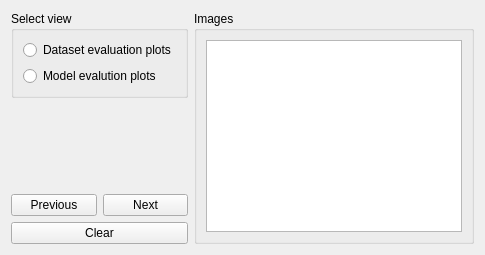
      <widget class="QWidget" name="viewerTab">
       <attribute name="title">
        <string>Viewer</string>
       </attribute>
       <layout class="QHBoxLayout" name="horizontalLayout_7">
        <item>
         <layout class="QVBoxLayout" name="verticalLayout_4">
          <item>
           <widget class="QGroupBox" name="groupBox">
            <property name="title">
             <string>Select view</string>
            </property>
            <layout class="QVBoxLayout" name="verticalLayout_2">
             <item>
              <widget class="QRadioButton" name="viewDataPlots">
               <property name="text">
                <string>Dataset evaluation plots</string>
               </property>
               <property name="checked">
                <bool>false</bool>
               </property>
              </widget>
             </item>
             <item>
              <widget class="QRadioButton" name="viewEvalPlots">
               <property name="text">
                <string>Model evalution plots</string>
               </property>
               <property name="checked">
                <bool>false</bool>
               </property>
              </widget>
             </item>
            </layout>
           </widget>
          </item>
          <item>
           <spacer name="verticalSpacer_10">
            <property name="orientation">
             <enum>Qt::Orientation::Vertical</enum>
            </property>
            <property name="sizeHint" stdset="0">
             <size>
              <width>20</width>
              <height>40</height>
             </size>
            </property>
           </spacer>
          </item>
          <item>
           <layout class="QVBoxLayout" name="buttonsLayout">
            <item>
             <layout class="QHBoxLayout" name="horizontalLayout_6">
              <item>
               <widget class="QPushButton" name="previousImg">
                <property name="text">
                 <string>Previous</string>
                </property>
               </widget>
              </item>
              <item>
               <widget class="QPushButton" name="nextImg">
                <property name="text">
                 <string>Next</string>
                </property>
               </widget>
              </item>
             </layout>
            </item>
            <item>
             <widget class="QPushButton" name="clearImg">
              <property name="text">
               <string>Clear</string>
              </property>
             </widget>
            </item>
           </layout>
          </item>
         </layout>
        </item>
        <item>
         <widget class="QGroupBox" name="canvasGroup">
          <property name="title">
           <string>Images</string>
          </property>
          <layout class="QVBoxLayout" name="verticalLayout_7" stretch="5">
           <item>
            <widget class="QGraphicsView" name="canvas"/>
           </item>
          </layout>
         </widget>
        </item>
       </layout>
      </widget>
